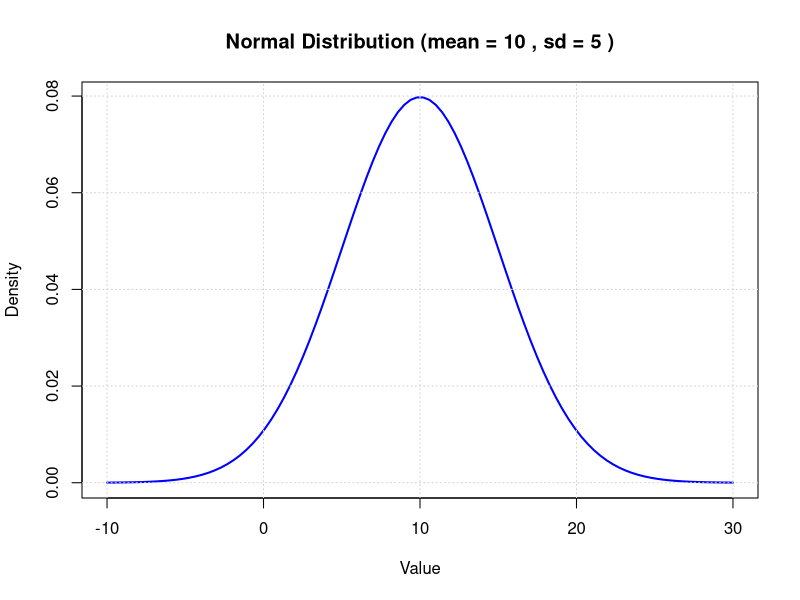

Here is the R script that generated this plot:
5+5
20+20


plot_normal_pdf <- function(mean, sd, n) {
  # Generate a sequence of values from the normal distribution
  x <- seq(mean - 4 * sd, mean + 4 * sd, length.out = n)
  
  # Calculate the PDF values for the sequence
  y <- dnorm(x, mean = mean, sd = sd)
  
  # Plot the PDF
  plot(x, y, type = "l", lwd = 2, col = "blue",
       xlab = "Value", ylab = "Density",
       main = paste("Normal Distribution (mean =", mean, ", sd =", sd, ")"))
  
  # Add a grid for better visualization
  grid()
}

# Example usage
plot_normal_pdf(mean = 10, sd = 5, n = 100)
